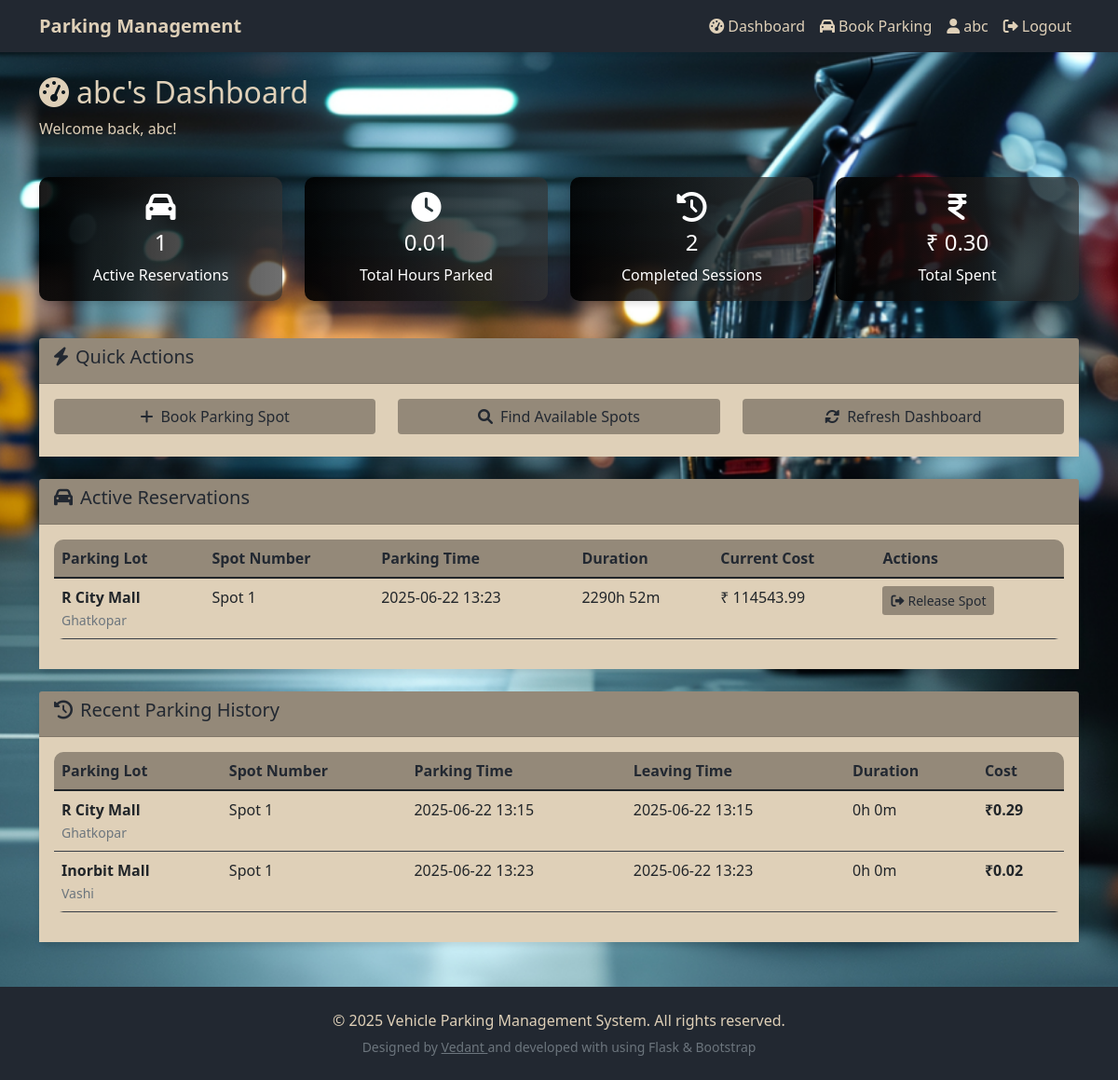
Screenshot of /user/dashboard (signed in) with the database file from the repository.
### app.py (models this page shows)
class Reservation(db.Model):
    id = db.Column(db.Integer, primary_key=True)
    spot_id = db.Column(db.Integer, db.ForeignKey('parking_spot.id'), nullable=False)
    user_id = db.Column(db.Integer, db.ForeignKey('user.id'), nullable=False)
    entry_time = db.Column(db.DateTime, nullable=False)
    exit_time = db.Column(db.DateTime, nullable=True)
    total_cost = db.Column(db.Float, default=0.0)
    status = db.Column(db.String(20), default='active')  # active, completed, cancelled
    created_at = db.Column(db.DateTime, default=datetime.utcnow)

class ParkingLot(db.Model):
    id = db.Column(db.Integer, primary_key=True)
    location_name = db.Column(db.String(100), nullable=False)
    hourly_rate = db.Column(db.Float, nullable=False)
    address = db.Column(db.String(200), nullable=False)
    pin_code = db.Column(db.String(10), nullable=False)
    total_spots = db.Column(db.Integer, nullable=False)
    created_at = db.Column(db.DateTime, default=datetime.utcnow)
    spots = db.relationship('ParkingSpot', backref='parking_lot', lazy=True, cascade='all, delete-orphan')

class ParkingSpot(db.Model):
    id = db.Column(db.Integer, primary_key=True)
    lot_id = db.Column(db.Integer, db.ForeignKey('parking_lot.id'), nullable=False)
    spot_number = db.Column(db.Integer, nullable=False)
    status = db.Column(db.String(1), default='A')  # A-Available, O-Occupied
    created_at = db.Column(db.DateTime, default=datetime.utcnow)
    reservations = db.relationship('Reservation', backref='parking_spot', lazy=True)

### app.py (the view)
@app.route('/user/dashboard')
def user_dashboard():
    if 'user_id' not in session:
        flash('Please login to access your dashboard!', 'error')
        return redirect(url_for('login'))
    user_id = session['user_id']
    current_reservations = Reservation.query.filter_by(user_id=user_id, status='active').all()
    past_reservations = Reservation.query.filter_by(user_id=user_id, status='completed').limit(10).all()
    for reservation in current_reservations:
        duration_info = calculate_parking_duration(reservation.entry_time)
        reservation.duration_hours = duration_info['hours']
        reservation.duration_minutes = duration_info['minutes']
        reservation.current_cost = duration_info['total_hours'] * reservation.parking_spot.parking_lot.hourly_rate
    total_parking_hours = 0
    total_parking_cost = 0
    for reservation in past_reservations:
        if reservation.exit_time:
            duration_info = calculate_parking_duration(reservation.entry_time, reservation.exit_time)
            reservation.duration_hours = duration_info['hours']
            reservation.duration_minutes = duration_info['minutes']
            total_parking_hours += duration_info['total_hours']
            total_parking_cost += reservation.total_cost
        else:
            reservation.duration_hours = 0
            reservation.duration_minutes = 0
    return render_template('user_dashboard.html',
                         active_reservations=current_reservations,
                         completed_reservations=past_reservations,
                         total_parking_time=round(total_parking_hours, 2),
                         total_cost=round(total_parking_cost, 2))

### app.py (called while the page is built)
def calculate_parking_duration(start_time, end_time=None):
    if end_time is None:
        end_time = datetime.now(indian_timezone)
    if start_time.tzinfo is None:
        start_time = indian_timezone.localize(start_time)
    if end_time.tzinfo is None:
        end_time = indian_timezone.localize(end_time)
    duration = end_time - start_time
    total_seconds = duration.total_seconds()
    hours = int(total_seconds // 3600)
    minutes = int((total_seconds % 3600) // 60)
    return {
        'hours': hours,
        'minutes': minutes,
        'total_seconds': total_seconds,
        'total_hours': total_seconds / 3600
    }

### templates/user_dashboard.html (shortened to what this page needs)
{% extends "base.html" %}  {% block content %}
<div class="row mb-4">
  <div class="col-12" style="color: #dfd0b8">
    <h2>
      <i class="fas fa-tachometer-alt me-2"></i>{{ session['username'] }}'s
      Dashboard
    </h2>
    <p>Welcome back, {{ session['username'] }}!</p>
  </div>
</div>
<div class="row mb-4">
  <div class="col-md-3 mb-3">
    <div
      class="card stats-card"
      style="
        background: linear-gradient(
          to right,
          rgba(0, 0, 0, 0.9),
          rgba(50, 50, 50, 0.7)
        );
      "
    >
      <div class="card-body text-center">
        <i class="fas fa-car fa-2x mb-2"></i>
        <h4>{{ active_reservations|length }}</h4>
        <p class="mb-0">Active Reservations</p>
      </div>
    </div>
  </div>
  <div class="col-md-3 mb-3">
    <div
      class="card stats-card"
      style="
        background: linear-gradient(
          to right,
          rgba(0, 0, 0, 0.9),
          rgba(50, 50, 50, 0.7)
        );
        color: white;
      "
    >
      <div class="card-body text-center">
        <i class="fas fa-clock fa-2x mb-2"></i>
        <h4>{{ total_parking_time }}</h4>
        <p class="mb-0">Total Hours Parked</p>
      </div>
    </div>
  </div>
  <div class="col-md-3 mb-3">
    <div
      class="card stats-card"
      style="
        background: linear-gradient(
          to right,
          rgba(0, 0, 0, 0.9),
          rgba(50, 50, 50, 0.7)
        );
        color: white;
      "
    >
      <div class="card-body text-center">
        <i class="fas fa-history fa-2x mb-2"></i>
        <h4>{{ completed_reservations|length }}</h4>
        <p class="mb-0">Completed Sessions</p>
      </div>
    </div>
  </div>
  <div class="col-md-3 mb-3">
    <div
      class="card stats-card"
      style="
        background: linear-gradient(
          to right,
          rgba(0, 0, 0, 0.9),
          rgba(50, 50, 50, 0.7)
        );
        color: white;
      "
    >
      <div class="card-body text-center">
        <i class="fas fa-indian-rupee-sign fa-2x mb-2"></i>
        <h4>₹ {{ "%.2f"|format(total_cost) }}</h4>
        <p class="mb-0">Total Spent</p>
      </div>
    </div>
  </div>
</div>
<div class="row mb-4">
  <div class="col-12">
    <div class="card">
      <div
        class="card-header"
        style="background-color: #948979; color: #222831"
      >
        <h5><i class="fas fa-bolt me-2"></i>Quick Actions</h5>
      </div>
      <div class="card-body" style="background-color: #dfd0b8; color: #393e46">
        <div class="row">
          <div class="col-md-4 mb-2">
            <a
              href="{{ url_for('book_parking') }}"
              class="btn w-100"
              style="background-color: #948979; color: #222831"
            >
              <i class="fas fa-plus me-2"></i>Book Parking Spot
            </a>
          </div>
          <div class="col-md-4 mb-2">
            <a
              href="{{ url_for('book_parking') }}"
              class="btn w-100"
              style="background-color: #948979; color: #222831"
            >
              <i class="fas fa-search me-2"></i>Find Available Spots
            </a>
          </div>
          <div class="col-md-4 mb-2">
            <button
              class="btn w-100"
              onclick="location.reload()"
              style="background-color: #948979; color: #222831"
            >
              <i class="fas fa-sync-alt me-2"></i>Refresh Dashboard
            </button>
          </div>
        </div>
      </div>
    </div>
  </div>
</div>
<div class="row mb-4">
  <div class="col-12">
    <div class="card">
      <div
        class="card-header"
        style="background-color: #948979; color: #222831"
      >
        <h5><i class="fas fa-car me-2"></i>Active Reservations</h5>
      </div>
      <div class="card-body" style="background-color: #dfd0b8; color: #393e46">
        {% if active_reservations %}
        <div class="table-responsive">
          <table class="table table-hover" style="border-bottom: #393e46">
            <thead style="background-color: #948979; color: #222831">
              <tr>
                <th>Parking Lot</th>
                <th>Spot Number</th>
                <th>Parking Time</th>
                <th>Duration</th>
                <th>Current Cost</th>
                <th>Actions</th>
              </tr>
            </thead>
            <tbody>
              {% for reservation in active_reservations %}
              <tr>
                <td>
                  <strong
                    >{{ reservation.parking_spot.parking_lot.location_name
                    }}</strong
                  ><br />
                  <small class="text-muted"
                    >{{ reservation.parking_spot.parking_lot.address }}</small
                  >
                </td>
                <td>
                  <span>Spot {{ reservation.parking_spot.spot_number }}</span>
                </td>
                <td>
                  {{ reservation.entry_time.strftime('%Y-%m-%d %H:%M') }}
                </td>
                <td>
                  {{ reservation.duration_hours }}h {{ reservation.duration_minutes }}m
                </td>
                <td>₹ {{ "%.2f"|format(reservation.current_cost) }}</td>
                <td>
                  <a
                    href="{{ url_for('release_spot', reservation_id=reservation.id) }}"
                    class="btn btn-sm"
                    style="background-color: #948979; color: #222831"
                    onclick="return confirm('Are you sure you want to release this parking spot?')"
                  >
                    <i class="fas fa-sign-out-alt me-1"></i>Release Spot
                  </a>
                </td>
              </tr>
              {% endfor %}
            </tbody>
          </table>
        </div>
        {% endif %}
      </div>
    </div>
  </div>
</div>
<div class="row">
  <div class="col-12">
    <div class="card">
      <div
        class="card-header"
        style="background-color: #948979; color: #222831"
      >
        <h5><i class="fas fa-history me-2"></i>Recent Parking History</h5>
      </div>
      <div class="card-body" style="background-color: #dfd0b8; color: #393e46">
        {% if completed_reservations %}
        <div class="table-responsive">
          <table class="table table-hover" style="border-bottom: #393e46">
            <thead style="background-color: #948979; color: #222831">
              <tr>
                <th>Parking Lot</th>
                <th>Spot Number</th>
                <th>Parking Time</th>
                <th>Leaving Time</th>
                <th>Duration</th>
                <th>Cost</th>
              </tr>
            </thead>
            <tbody>
              {% for reservation in completed_reservations %}
              <tr>
                <td>
                  <strong
                    >{{ reservation.parking_spot.parking_lot.location_name
                    }}</strong
                  ><br />
                  <small class="text-muted"
                    >{{ reservation.parking_spot.parking_lot.address }}</small
                  >
                </td>
                <td>
                  <span>Spot {{ reservation.parking_spot.spot_number }}</span>
                </td>
                <td>
                  {{ reservation.entry_time.strftime('%Y-%m-%d %H:%M') }}
                </td>
                <td>
                  {% if reservation.exit_time %}
                      {{ reservation.exit_time.strftime('%Y-%m-%d %H:%M') }}
                  {% else %}
                      -
                  {% endif %}
                </td>
                <td>
                  {{ reservation.duration_hours }}h {{ reservation.duration_minutes }}m
                </td>
                <td>
                  <strong>₹{{ "%.2f"|format(reservation.total_cost) }}</strong>
                </td>
              </tr>
              {% endfor %}
            </tbody>
          </table>
        </div>
        {% endif %}
      </div>
    </div>
  </div>
</div>
{% endblock %}

### templates/base.html (shortened to what this page needs)
<!DOCTYPE html>
<html lang="en">
  <head>
    <link
      href="https://cdn.jsdelivr.net/npm/bootstrap@5.1.3/dist/css/bootstrap.min.css"
      rel="stylesheet"
    />
    <link
      href="https://cdnjs.cloudflare.com/ajax/libs/font-awesome/6.0.0/css/all.min.css"
      rel="stylesheet"
    />
  </head>
  <body>
    <nav
      class="navbar navbar-expand-lg navbar-dark shadow-sm"
      style="background-color: #222831; color: #393e46 !important"
    >
      <div class="container">
        <a
          class="navbar-brand"
          href="{{ url_for('index') }}"
          style="background-color: #222831; color: #dfd0b8 !important"
        >
          Parking Management
        </a>
        <div class="collapse navbar-collapse" id="navbarNav">
          <ul class="navbar-nav ms-auto">
            {% if 'admin_id' in session %}
            <li class="nav-item">
              <a
                class="nav-link"
                href="{{ url_for('admin_dashboard') }}"
                style="background-color: #222831; color: #dfd0b8 !important"
              >
                <i class="fas fa-tachometer-alt me-1"></i>Dashboard
              </a>
            </li>
            <li class="nav-item">
              <a
                class="nav-link"
                href="{{ url_for('manage_parking') }}"
                style="background-color: #222831; color: #dfd0b8 !important"
              >
                <i class="fas fa-building me-1"></i>Parking Lots
              </a>
            </li>
            <li class="nav-item">
              <span class="nav-link" style="color: #dfd0b8 !important">
                <i class="fas fa-user-shield me-1"></i>Admin: {{
                session['admin_username'] }}
              </span>
            </li>
            <li class="nav-item">
              <a
                class="nav-link"
                href="{{ url_for('logout') }}"
                style="background-color: #222831; color: #dfd0b8 !important"
              >
                <i class="fas fa-sign-out-alt me-1"></i>Logout
              </a>
            </li>
            {% elif 'user_id' in session %}
            <li class="nav-item">
              <a
                class="nav-link"
                href="{{ url_for('user_dashboard') }}"
                style="background-color: #222831; color: #dfd0b8 !important"
              >
                <i class="fas fa-tachometer-alt me-1"></i>Dashboard
              </a>
            </li>
            <li class="nav-item">
              <a
                class="nav-link"
                href="{{ url_for('book_parking') }}"
                style="background-color: #222831; color: #dfd0b8 !important"
              >
                <i class="fas fa-car me-1"></i>Book Parking
              </a>
            </li>
            <li class="nav-item">
              <span class="nav-link" style="color: #dfd0b8 !important">
                <i class="fas fa-user me-1"></i>{{ session['username'] }}
              </span>
            </li>
            <li class="nav-item">
              <a
                class="nav-link"
                href="{{ url_for('logout') }}"
                style="background-color: #222831; color: #dfd0b8 !important"
              >
                <i class="fas fa-sign-out-alt me-1"></i>Logout
              </a>
            </li>
            {% endif %}
          </ul>
        </div>
      </div>
    </nav>
    <div class="container mt-4">
       {% block content %}{% endblock %}
    </div>
    <footer
      class="mt-5 py-4 text-center"
      style="width: 100%; background-color: #222831; color: #dfd0b8 !important"
    >
      <div class="container">
        <p class="mb-1">
          &copy; 2025 Vehicle Parking Management System. All rights reserved.
        </p>
        <small class="text-muted"
          >Designed by <u> Vedant </u> and developed with using Flask &
          Bootstrap</small
        >
      </div>
    </footer>
  </body>
</html>

### templates/base.html (style rules this page uses)
body { background: url(../static/images/background.png) no-repeat center center fixed; background-size: cover; margin: 0; padding: 0; }
.navbar-brand { font-weight: bold; }
.card { box-shadow: 0 4px 6px rgba(0, 0, 0, 0.1); border: none; border-radius: 10px; }
.table { border-radius: 10px; overflow: hidden; }
.stats-card { background: #7f58af; color: white; }

### rows the page displays
Reservation: parking_spot.parking_lot.location_name "R City Mall", parking_spot.parking_lot.address "Ghatkopar", parking_spot.spot_number "1", entry_time "2025-06-22 13:23", duration_hours "2290", duration_minutes "52", current_cost "114543.99"
Reservation: parking_spot.parking_lot.location_name "R City Mall", parking_spot.parking_lot.address "Ghatkopar", parking_spot.spot_number "1", entry_time "2025-06-22 13:15", exit_time "2025-06-22 13:15", duration_hours "0", duration_minutes "0", total_cost "0.29"
Reservation: parking_spot.parking_lot.location_name "Inorbit Mall", parking_spot.parking_lot.address "Vashi", parking_spot.spot_number "1", entry_time "2025-06-22 13:23", exit_time "2025-06-22 13:23", duration_hours "0", duration_minutes "0", total_cost "0.02"

### other values shown
{{ session['username'] }} "abc"
{{ active_reservations|length }} "1"
{{ total_parking_time }} "0.01"
{{ completed_reservations|length }} "2"
{{ "%.2f"|format(total_cost) }} "0.30"
